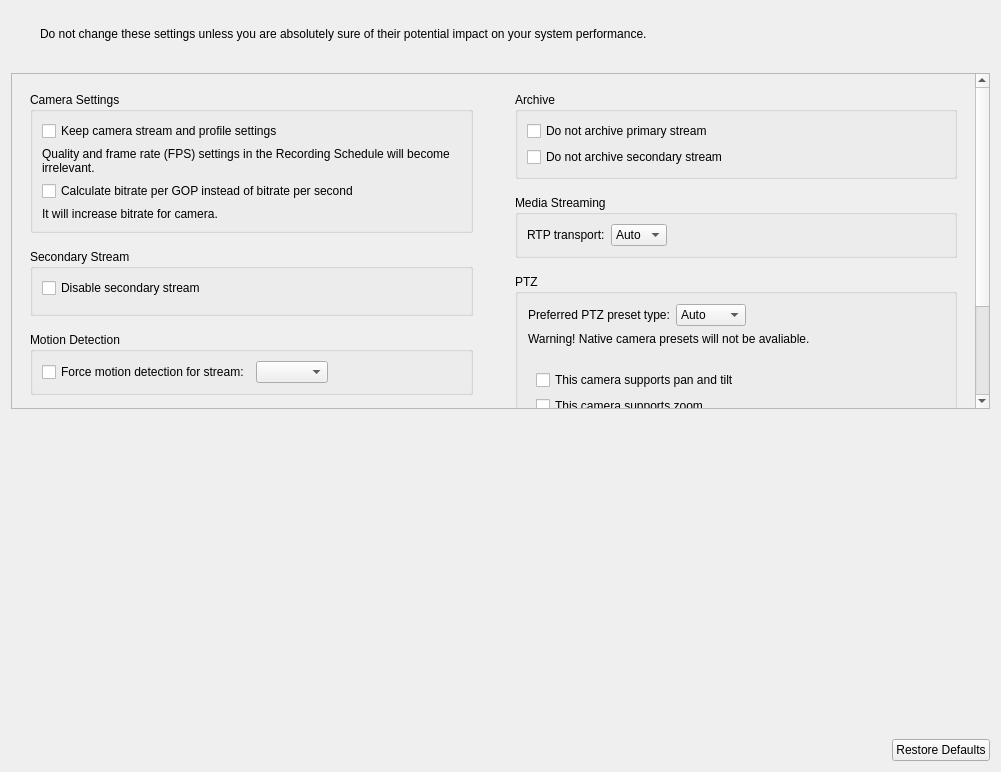
<?xml version="1.0" encoding="UTF-8"?>
<ui version="4.0">
 <class>LegacyExpertSettingsWidget</class>
 <widget class="QWidget" name="LegacyExpertSettingsWidget">
  <property name="geometry">
   <rect>
    <x>0</x>
    <y>0</y>
    <width>1001</width>
    <height>772</height>
   </rect>
  </property>
  <layout class="QVBoxLayout" name="verticalLayout_5">
   <property name="spacing">
    <number>16</number>
   </property>
   <item>
    <widget class="QWidget" name="warningContainer" native="true">
     <property name="autoFillBackground">
      <bool>false</bool>
     </property>
     <layout class="QHBoxLayout" name="horizontalLayout_7">
       <property name="leftMargin">
        <number>16</number>
       </property>
       <property name="topMargin">
        <number>16</number>
       </property>
       <property name="rightMargin">
        <number>16</number>
       </property>
       <property name="bottomMargin">
        <number>16</number>
       </property>
      <item>
       <widget class="QLabel" name="iconLabel">
        <property name="maximumSize">
         <size>
          <width>32</width>
          <height>32</height>
         </size>
        </property>
       </widget>
      </item>
      <item>
       <widget class="QLabel" name="generalWarningLabel">
        <property name="sizePolicy">
         <sizepolicy hsizetype="Expanding" vsizetype="Minimum">
          <horstretch>1</horstretch>
          <verstretch>0</verstretch>
         </sizepolicy>
        </property>
        <property name="text">
         <string>Do not change these settings unless you are absolutely sure of their potential impact on your system performance.</string>
        </property>
        <property name="wordWrap">
         <bool>true</bool>
        </property>
       </widget>
      </item>
     </layout>
    </widget>
   </item>
   <item>
    <widget class="QScrollArea" name="scrollArea">
     <property name="horizontalScrollBarPolicy">
      <enum>Qt::ScrollBarAlwaysOff</enum>
     </property>
     <property name="widgetResizable">
      <bool>true</bool>
     </property>
     <widget class="QWidget" name="scrollAreaWidgetContents">
      <property name="geometry">
       <rect>
        <x>0</x>
        <y>0</y>
        <width>956</width>
        <height>509</height>
       </rect>
      </property>
      <layout class="QHBoxLayout" name="horizontalLayout_5" stretch="1,1">
       <property name="spacing">
        <number>24</number>
       </property>
       <item>
        <widget class="QWidget" name="leftWidget" native="true">
         <layout class="QVBoxLayout" name="verticalLayout_9">
          <property name="spacing">
           <number>16</number>
          </property>
          <item>
           <widget class="QGroupBox" name="settingsGroupBox">
            <property name="title">
             <string>Camera Settings</string>
            </property>
            <property name="flat">
             <bool>true</bool>
            </property>
            <layout class="QVBoxLayout" name="verticalLayout_4">
             <item>
              <layout class="QHBoxLayout" name="settingsDisableControlLayout" stretch="0,0,1">
               <property name="spacing">
                <number>4</number>
               </property>
               <item>
                <widget class="QCheckBox" name="settingsDisableControlCheckBox">
                 <property name="sizePolicy">
                  <sizepolicy hsizetype="Preferred" vsizetype="Fixed">
                   <horstretch>0</horstretch>
                   <verstretch>0</verstretch>
                  </sizepolicy>
                 </property>
                 <property name="text">
                  <string>Keep camera stream and profile settings</string>
                 </property>
                </widget>
               </item>
               <item>
                <widget class="nx::vms::client::desktop::HintButton" name="settingsDisableControlHint" native="true">
                 <property name="sizePolicy">
                  <sizepolicy hsizetype="Fixed" vsizetype="Fixed">
                   <horstretch>0</horstretch>
                   <verstretch>0</verstretch>
                  </sizepolicy>
                 </property>
                </widget>
               </item>
               <item>
                <spacer name="horizontalSpacer_3">
                 <property name="orientation">
                  <enum>Qt::Horizontal</enum>
                 </property>
                 <property name="sizeHint" stdset="0">
                  <size>
                   <width>20</width>
                   <height>0</height>
                  </size>
                 </property>
                </spacer>
               </item>
              </layout>
             </item>
             <item>
              <widget class="QLabel" name="settingsWarningLabel">
               <property name="text">
                <string>Quality and frame rate (FPS) settings in the Recording Schedule will become irrelevant.</string>
               </property>
               <property name="wordWrap">
                <bool>true</bool>
               </property>
              </widget>
             </item>
             <item>
              <layout class="QHBoxLayout" name="bitratePerGopLayout" stretch="0,0,1">
               <property name="spacing">
                <number>4</number>
               </property>
               <item>
                <widget class="QCheckBox" name="bitratePerGopCheckBox">
                 <property name="sizePolicy">
                  <sizepolicy hsizetype="Preferred" vsizetype="Fixed">
                   <horstretch>0</horstretch>
                   <verstretch>0</verstretch>
                  </sizepolicy>
                 </property>
                 <property name="text">
                  <string>Calculate bitrate per GOP instead of bitrate per second</string>
                 </property>
                </widget>
               </item>
               <item>
                <widget class="nx::vms::client::desktop::HintButton" name="bitratePerGopHint" native="true">
                 <property name="sizePolicy">
                  <sizepolicy hsizetype="Fixed" vsizetype="Fixed">
                   <horstretch>0</horstretch>
                   <verstretch>0</verstretch>
                  </sizepolicy>
                 </property>
                </widget>
               </item>
               <item>
                <spacer name="horizontalSpacer_4">
                 <property name="orientation">
                  <enum>Qt::Horizontal</enum>
                 </property>
                 <property name="sizeHint" stdset="0">
                  <size>
                   <width>40</width>
                   <height>0</height>
                  </size>
                 </property>
                </spacer>
               </item>
              </layout>
             </item>
             <item>
              <widget class="QLabel" name="bitrateIncreaseWarningLabel">
               <property name="text">
                <string>It will increase bitrate for camera.</string>
               </property>
               <property name="wordWrap">
                <bool>true</bool>
               </property>
              </widget>
             </item>
            </layout>
           </widget>
          </item>
          <item>
           <widget class="QGroupBox" name="secondStreamGroupBox">
            <property name="title">
             <string>Secondary Stream</string>
            </property>
            <property name="flat">
             <bool>true</bool>
            </property>
            <layout class="QVBoxLayout" name="verticalLayout_3">
             <item>
              <widget class="QCheckBox" name="secondStreamDisableCheckBox">
               <property name="text">
                <string>Disable secondary stream</string>
               </property>
              </widget>
             </item>
             <item>
              <widget class="QWidget" name="secondStreamQualityWidget" native="true">
               <layout class="QVBoxLayout" name="verticalLayout_8">
                <property name="leftMargin">
                 <number>0</number>
                </property>
                <property name="topMargin">
                 <number>0</number>
                </property>
                <property name="rightMargin">
                 <number>0</number>
                </property>
                <property name="bottomMargin">
                 <number>0</number>
                </property>
                <item>
                 <layout class="QHBoxLayout" name="horizontalLayout"/>
                </item>
               </layout>
              </widget>
             </item>
            </layout>
           </widget>
          </item>
          <item>
           <widget class="QGroupBox" name="groupBoxMotionDetection">
            <property name="title">
             <string>Motion Detection</string>
            </property>
            <property name="flat">
             <bool>true</bool>
            </property>
            <layout class="QVBoxLayout" name="verticalLayout_7">
             <item>
              <layout class="QHBoxLayout" name="horizontalLayout_6">
               <property name="sizeConstraint">
                <enum>QLayout::SetNoConstraint</enum>
               </property>
               <item>
                <widget class="QCheckBox" name="checkBoxForceMotionDetection">
                 <property name="text">
                  <string>Force motion detection for stream:</string>
                 </property>
                 <property name="tristate">
                  <bool>false</bool>
                 </property>
                </widget>
               </item>
               <item>
                <widget class="QComboBox" name="comboBoxForcedMotionStream"/>
               </item>
               <item>
                <spacer name="horizontalSpacer_7">
                 <property name="orientation">
                  <enum>Qt::Horizontal</enum>
                 </property>
                 <property name="sizeHint" stdset="0">
                  <size>
                   <width>40</width>
                   <height>20</height>
                  </size>
                 </property>
                </spacer>
               </item>
              </layout>
             </item>
            </layout>
           </widget>
          </item>
          <item>
           <spacer name="verticalSpacer_3">
            <property name="orientation">
             <enum>Qt::Vertical</enum>
            </property>
            <property name="sizeHint" stdset="0">
             <size>
              <width>20</width>
              <height>1</height>
             </size>
            </property>
           </spacer>
          </item>
         </layout>
        </widget>
       </item>
       <item>
        <widget class="QWidget" name="rightWidget" native="true">
         <layout class="QVBoxLayout" name="verticalLayout">
          <property name="spacing">
           <number>16</number>
          </property>
          <item>
           <widget class="QGroupBox" name="groupBoxArchive">
            <property name="title">
             <string>Archive</string>
            </property>
            <property name="flat">
             <bool>true</bool>
            </property>
            <layout class="QVBoxLayout" name="verticalLayout_2">
             <item>
              <widget class="QCheckBox" name="checkBoxPrimaryRecorder">
               <property name="text">
                <string>Do not archive primary stream</string>
               </property>
              </widget>
             </item>
             <item>
              <widget class="QCheckBox" name="checkBoxSecondaryRecorder">
               <property name="text">
                <string>Do not archive secondary stream</string>
               </property>
              </widget>
             </item>
            </layout>
           </widget>
          </item>
          <item>
           <widget class="QGroupBox" name="groupBoxRTP">
            <property name="title">
             <string>Media Streaming</string>
            </property>
            <property name="flat">
             <bool>true</bool>
            </property>
            <layout class="QVBoxLayout" name="verticalLayout_6">
             <item>
              <layout class="QHBoxLayout" name="horizontalLayout_2">
               <item>
                <widget class="QLabel" name="labelTransport">
                 <property name="text">
                  <string>RTP transport:</string>
                 </property>
                </widget>
               </item>
               <item>
                <widget class="QComboBox" name="comboBoxTransport">
                 <item>
                  <property name="text">
                   <string>Auto</string>
                  </property>
                 </item>
                 <item>
                  <property name="text">
                   <string>TCP</string>
                  </property>
                 </item>
                 <item>
                  <property name="text">
                   <string>UDP</string>
                  </property>
                 </item>
                </widget>
               </item>
               <item>
                <spacer name="horizontalSpacer_6">
                 <property name="orientation">
                  <enum>Qt::Horizontal</enum>
                 </property>
                 <property name="sizeHint" stdset="0">
                  <size>
                   <width>40</width>
                   <height>20</height>
                  </size>
                 </property>
                </spacer>
               </item>
              </layout>
             </item>
            </layout>
           </widget>
          </item>
          <item>
           <widget class="QGroupBox" name="groupBoxPtzControl">
            <property name="title">
             <string>PTZ</string>
            </property>
            <property name="flat">
             <bool>true</bool>
            </property>
            <layout class="QVBoxLayout" name="verticalLayout_10">
             <item>
              <widget class="QWidget" name="preferredPtzPresetTypeWidget" native="true">
               <layout class="QVBoxLayout" name="preferredPtzPresetTypeLayout">
                <property name="leftMargin">
                 <number>1</number>
                </property>
                <property name="topMargin">
                 <number>1</number>
                </property>
                <item>
                 <layout class="QHBoxLayout" name="horizontalLayout_8">
                  <property name="topMargin">
                   <number>0</number>
                  </property>
                  <item>
                   <widget class="QLabel" name="preferredPtzPresetTypeLabel">
                    <property name="text">
                     <string>Preferred PTZ preset type:</string>
                    </property>
                   </widget>
                  </item>
                  <item>
                   <widget class="QComboBox" name="preferredPtzPresetTypeComboBox">
                    <property name="sizePolicy">
                     <sizepolicy hsizetype="Preferred" vsizetype="Fixed">
                      <horstretch>0</horstretch>
                      <verstretch>0</verstretch>
                     </sizepolicy>
                    </property>
                    <item>
                     <property name="text">
                      <string>Auto</string>
                     </property>
                    </item>
                    <item>
                     <property name="text">
                      <string>System</string>
                     </property>
                    </item>
                    <item>
                     <property name="text">
                      <string>Native</string>
                     </property>
                    </item>
                   </widget>
                  </item>
                  <item>
                   <spacer name="horizontalSpacer_5">
                    <property name="orientation">
                     <enum>Qt::Horizontal</enum>
                    </property>
                    <property name="sizeHint" stdset="0">
                     <size>
                      <width>40</width>
                      <height>20</height>
                     </size>
                    </property>
                   </spacer>
                  </item>
                 </layout>
                </item>
                <item>
                 <widget class="QLabel" name="presetTypeLimitationsLabel">
                  <property name="text">
                   <string>Warning! Native camera presets will not be avaliable.</string>
                  </property>
                 </widget>
                </item>
                <item>
                 <spacer name="verticalSpacer_4">
                  <property name="orientation">
                   <enum>Qt::Vertical</enum>
                  </property>
                  <property name="sizeHint" stdset="0">
                   <size>
                    <width>10</width>
                    <height>0</height>
                   </size>
                  </property>
                 </spacer>
                </item>
               </layout>
              </widget>
             </item>
             <item>
              <widget class="QWidget" name="forcedPtzWidget" native="true">
               <property name="minimumSize">
                <size>
                 <width>0</width>
                 <height>0</height>
                </size>
               </property>
               <layout class="QVBoxLayout" name="verticalLayout_12">
                <item>
                 <widget class="QCheckBox" name="forcedPanTiltCheckBox">
                  <property name="text">
                   <string>This camera supports pan and tilt</string>
                  </property>
                 </widget>
                </item>
                <item>
                 <widget class="QCheckBox" name="forcedZoomCheckBox">
                  <property name="text">
                   <string>This camera supports zoom</string>
                  </property>
                 </widget>
                </item>
               </layout>
              </widget>
             </item>
            </layout>
           </widget>
          </item>
          <item>
           <widget class="QGroupBox" name="logicalIdGroupBox">
            <property name="title">
             <string>Logical ID</string>
            </property>
            <property name="flat">
             <bool>true</bool>
            </property>
            <layout class="QVBoxLayout" name="verticalLayout_11">
             <item>
              <layout class="QHBoxLayout" name="horizontalLayout_3">
               <property name="spacing">
                <number>4</number>
               </property>
               <item>
                <widget class="QSpinBox" name="logicalIdSpinBox">
                 <property name="maximum">
                  <number>999</number>
                 </property>
                </widget>
               </item>
               <item>
                <widget class="QPushButton" name="generateLogicalIdButton">
                 <property name="text">
                  <string>Generate</string>
                 </property>
                </widget>
               </item>
               <item>
                <widget class="QPushButton" name="resetLogicalIdButton">
                 <property name="text">
                  <string>Reset</string>
                 </property>
                </widget>
               </item>
               <item>
                <spacer name="horizontalSpacer_2">
                 <property name="orientation">
                  <enum>Qt::Horizontal</enum>
                 </property>
                 <property name="sizeHint" stdset="0">
                  <size>
                   <width>40</width>
                   <height>0</height>
                  </size>
                 </property>
                </spacer>
               </item>
              </layout>
             </item>
             <item>
              <widget class="QnWordWrappedLabel" name="logicalIdWarningLabel" native="true"/>
             </item>
            </layout>
           </widget>
          </item>
          <item>
           <spacer name="verticalSpacer_2">
            <property name="orientation">
             <enum>Qt::Vertical</enum>
            </property>
            <property name="sizeHint" stdset="0">
             <size>
              <width>20</width>
              <height>1</height>
             </size>
            </property>
           </spacer>
          </item>
         </layout>
        </widget>
       </item>
      </layout>
     </widget>
    </widget>
   </item>
   <item>
    <spacer name="verticalSpacer">
     <property name="orientation">
      <enum>Qt::Vertical</enum>
     </property>
     <property name="sizeHint" stdset="0">
      <size>
       <width>10</width>
       <height>0</height>
      </size>
     </property>
    </spacer>
   </item>
   <item>
    <layout class="QHBoxLayout" name="horizontalLayout_4">
     <item>
      <spacer name="horizontalSpacer">
       <property name="orientation">
        <enum>Qt::Horizontal</enum>
       </property>
       <property name="sizeHint" stdset="0">
        <size>
         <width>40</width>
         <height>20</height>
        </size>
       </property>
      </spacer>
     </item>
     <item>
      <widget class="QPushButton" name="restoreDefaultsButton">
       <property name="text">
        <string>Restore Defaults</string>
       </property>
      </widget>
     </item>
    </layout>
   </item>
  </layout>
 </widget>
 <customwidgets>
  <customwidget>
   <class>nx::vms::client::desktop::HintButton</class>
   <extends>QWidget</extends>
   <header location="global">nx/vms/client/desktop/common/widgets/hint_button.h</header>
  </customwidget>
  <customwidget>
   <class>QnWordWrappedLabel</class>
   <extends>QWidget</extends>
   <header location="global">ui/widgets/word_wrapped_label.h</header>
   <container>1</container>
  </customwidget>
 </customwidgets>
 <tabstops>
  <tabstop>scrollArea</tabstop>
  <tabstop>settingsDisableControlCheckBox</tabstop>
  <tabstop>bitratePerGopCheckBox</tabstop>
  <tabstop>secondStreamDisableCheckBox</tabstop>
  <tabstop>checkBoxForceMotionDetection</tabstop>
  <tabstop>comboBoxForcedMotionStream</tabstop>
  <tabstop>checkBoxPrimaryRecorder</tabstop>
  <tabstop>checkBoxSecondaryRecorder</tabstop>
  <tabstop>comboBoxTransport</tabstop>
  <tabstop>restoreDefaultsButton</tabstop>
 </tabstops>
 <resources/>
 <connections/>
</ui>
